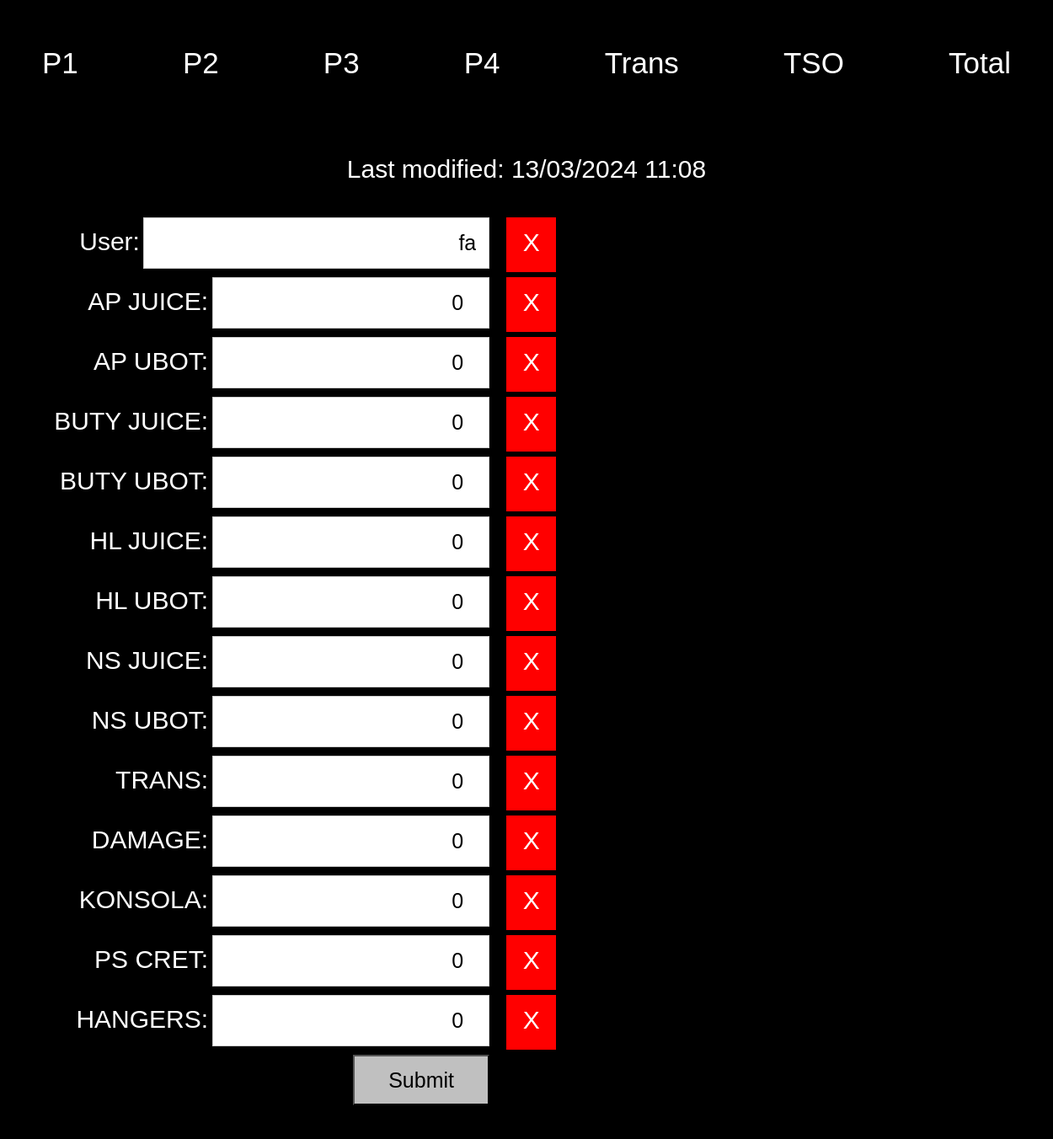
Before: /P1 with the older database file.
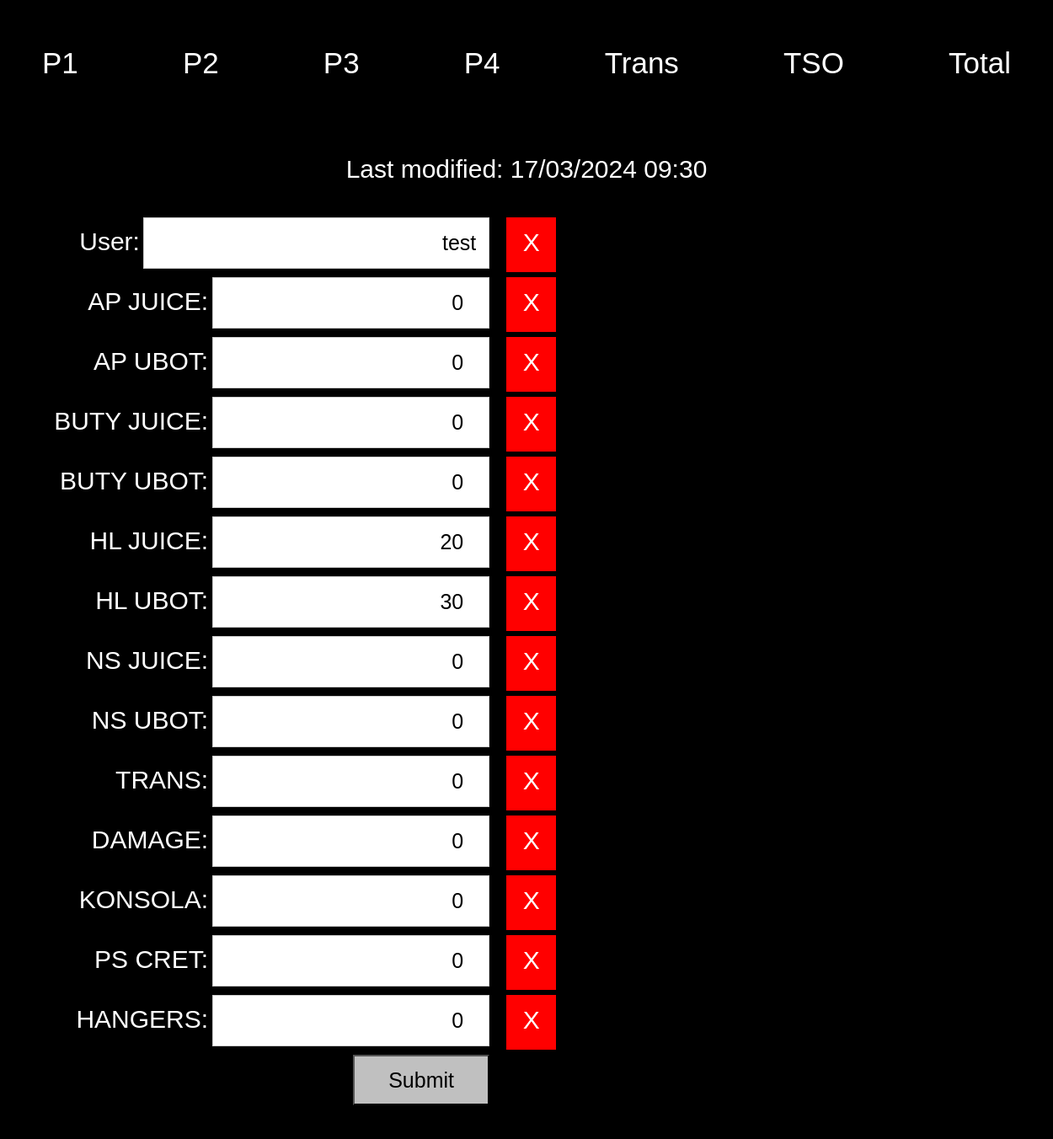
After: the same page with the newer database file.
### buffor/models/p1.py (models this page shows, shortened)
class P1(Floor):
    AP_JUICE = models.PositiveIntegerField(default=0)
    AP_UBOT = models.PositiveIntegerField(default=0)
    BUTY_JUICE = models.PositiveIntegerField(default=0)
    BUTY_UBOT = models.PositiveIntegerField(default=0)
    HL_JUICE = models.PositiveIntegerField(default=0)
    HL_UBOT = models.PositiveIntegerField(default=0)
    NS_JUICE = models.PositiveIntegerField(default=0)
    NS_UBOT = models.PositiveIntegerField(default=0)
    TRANS = models.PositiveIntegerField(default=0)
    DAMAGE = models.PositiveIntegerField(default=0)
    KONSOLA = models.PositiveIntegerField(default=0)
    PS_CRET = models.PositiveIntegerField(default=0)
    HANGERS = models.PositiveIntegerField(default=0)
    name = "P1"

### buffor/views.py (the view)
# urls.py: path('P1', views.P1Page, name='P1Page'),
def P1Page(request):
    return generic_floor(request, P1, P1Form, 'P1.html')

### buffor/forms.py
class P1Form(ModelForm):
    class Meta:
        model = P1
        fields = ["user","AP_JUICE","AP_UBOT","BUTY_JUICE",
        "BUTY_UBOT", "HL_JUICE", "HL_UBOT",
		"NS_JUICE", "NS_UBOT", "TRANS", "DAMAGE", "KONSOLA", "PS_CRET", "HANGERS"]

### buffor/views.py (called while the page is built, shortened)
def extract_id(input_string):
    pattern = r'id="([^"]+)"'
    match = re.search(pattern, input_string)
    if match:
        return match.group(1)
    else:
        return None

def generic_floor(request, model_cls, form_cls, template_name):
    last_count = model_cls.objects.latest('time_stamp')
    form = form_cls(instance=last_count)
    context = {
            'message': '',
            "form": form,
            "last_count_date": last_count.time_stamp.strftime("%d/%m/%Y %H:%M")
        }
    context["form_clean"] = ''
    for x in form:
        id = extract_id(str(x))
        context["form_clean"] += f'<div class="clear_label" onclick=\'clear_form("{id}")\'>X</div><br>'
    return render(request, template_name, context)

### templates/P1.html (shortened to what this page needs)
{% extends 'base.html' %}
{% block content %}
<div id="first_block">
{{ message }}<br>
Last modified: {{ last_count_date }} <br>
</div>
<div id = 'form_total'>
    <div id = 'form_input'>
        <form action="{% url 'P1Page' %}" method="post">
        {{ form }}
        <input type="submit" value="Submit">
    </div>
    <div id = 'form_clear'>
        {{ form_clean|safe }}
    </div>
</div>
{% endblock %}

Changed rows visible on the page:
no longer on this page (row unchanged): P1: user "fa", AP_JUICE "0", AP_UBOT "0", BUTY_JUICE "0", BUTY_UBOT "0", HL_JUICE "0", HL_UBOT "0", NS_JUICE "0", NS_UBOT "0", TRANS "0", DAMAGE "0", KONSOLA "0", PS_CRET "0", HANGERS "0"
added P1: user "test", AP_JUICE "0", AP_UBOT "0", BUTY_JUICE "0", BUTY_UBOT "0", HL_JUICE "20", HL_UBOT "30", NS_JUICE "0", NS_UBOT "0", TRANS "0", DAMAGE "0", KONSOLA "0", PS_CRET "0", HANGERS "0"
Other visible differences:
{{ last_count_date }}: "13/03/2024 11:08" → "17/03/2024 09:30"
